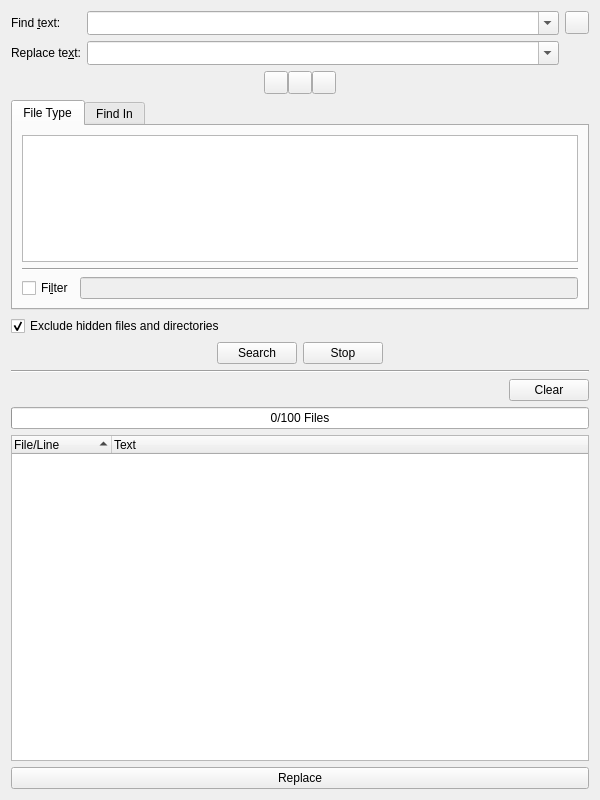
<?xml version="1.0" encoding="UTF-8"?>
<ui version="4.0">
 <class>FindFileWidget</class>
 <widget class="QWidget" name="FindFileWidget">
  <property name="geometry">
   <rect>
    <x>0</x>
    <y>0</y>
    <width>600</width>
    <height>800</height>
   </rect>
  </property>
  <layout class="QVBoxLayout" name="verticalLayout">
   <item>
    <layout class="QGridLayout" name="gridLayout_3">
     <item row="0" column="0">
      <widget class="QLabel" name="TextLabel1">
       <property name="text">
        <string>Find &amp;text:</string>
       </property>
       <property name="buddy">
        <cstring>findtextCombo</cstring>
       </property>
      </widget>
     </item>
     <item row="0" column="1">
      <widget class="QComboBox" name="findtextCombo">
       <property name="sizePolicy">
        <sizepolicy hsizetype="Expanding" vsizetype="Fixed">
         <horstretch>0</horstretch>
         <verstretch>0</verstretch>
        </sizepolicy>
       </property>
       <property name="toolTip">
        <string>Enter the search text or regular expression</string>
       </property>
       <property name="editable">
        <bool>true</bool>
       </property>
       <property name="insertPolicy">
        <enum>QComboBox::InsertAtTop</enum>
       </property>
       <property name="sizeAdjustPolicy">
        <enum>QComboBox::AdjustToMinimumContentsLengthWithIcon</enum>
       </property>
       <property name="duplicatesEnabled">
        <bool>false</bool>
       </property>
      </widget>
     </item>
     <item row="0" column="2">
      <widget class="QToolButton" name="modeToggleButton">
       <property name="toolTip">
        <string>Press to toggle the mode between find and replace mode</string>
       </property>
      </widget>
     </item>
     <item row="1" column="0">
      <widget class="QLabel" name="replaceLabel">
       <property name="text">
        <string>Replace te&amp;xt:</string>
       </property>
       <property name="buddy">
        <cstring>findtextCombo</cstring>
       </property>
      </widget>
     </item>
     <item row="1" column="1">
      <widget class="QComboBox" name="replacetextCombo">
       <property name="sizePolicy">
        <sizepolicy hsizetype="Expanding" vsizetype="Fixed">
         <horstretch>0</horstretch>
         <verstretch>0</verstretch>
        </sizepolicy>
       </property>
       <property name="toolTip">
        <string>Enter the replacement text or regular expression</string>
       </property>
       <property name="editable">
        <bool>true</bool>
       </property>
       <property name="insertPolicy">
        <enum>QComboBox::InsertAtTop</enum>
       </property>
       <property name="sizeAdjustPolicy">
        <enum>QComboBox::AdjustToMinimumContentsLengthWithIcon</enum>
       </property>
       <property name="duplicatesEnabled">
        <bool>false</bool>
       </property>
      </widget>
     </item>
    </layout>
   </item>
   <item>
    <layout class="QHBoxLayout" name="horizontalLayout_2">
     <property name="spacing">
      <number>0</number>
     </property>
     <item>
      <spacer name="horizontalSpacer_3">
       <property name="orientation">
        <enum>Qt::Horizontal</enum>
       </property>
       <property name="sizeHint" stdset="0">
        <size>
         <width>40</width>
         <height>20</height>
        </size>
       </property>
      </spacer>
     </item>
     <item>
      <widget class="QToolButton" name="caseToolButton">
       <property name="toolTip">
        <string>Select to match case sensitive</string>
       </property>
       <property name="checkable">
        <bool>true</bool>
       </property>
      </widget>
     </item>
     <item>
      <widget class="QToolButton" name="wordToolButton">
       <property name="toolTip">
        <string>Select to match whole words only</string>
       </property>
       <property name="checkable">
        <bool>true</bool>
       </property>
      </widget>
     </item>
     <item>
      <widget class="QToolButton" name="regexpToolButton">
       <property name="toolTip">
        <string>Select if the searchtext is a regular expression</string>
       </property>
       <property name="checkable">
        <bool>true</bool>
       </property>
      </widget>
     </item>
     <item>
      <spacer name="horizontalSpacer_4">
       <property name="orientation">
        <enum>Qt::Horizontal</enum>
       </property>
       <property name="sizeHint" stdset="0">
        <size>
         <width>40</width>
         <height>20</height>
        </size>
       </property>
      </spacer>
     </item>
    </layout>
   </item>
   <item>
    <widget class="QTabWidget" name="fileOptionsWidget">
     <property name="sizePolicy">
      <sizepolicy hsizetype="Expanding" vsizetype="Expanding">
       <horstretch>0</horstretch>
       <verstretch>1</verstretch>
      </sizepolicy>
     </property>
     <property name="currentIndex">
      <number>0</number>
     </property>
     <widget class="QWidget" name="fileTypeTab">
      <attribute name="title">
       <string>File Type</string>
      </attribute>
      <layout class="QVBoxLayout" name="verticalLayout_3">
       <item>
        <widget class="QListWidget" name="fileTypeList">
         <property name="minimumSize">
          <size>
           <width>0</width>
           <height>125</height>
          </size>
         </property>
         <property name="toolTip">
          <string>Select the file types to search in</string>
         </property>
         <property name="alternatingRowColors">
          <bool>true</bool>
         </property>
         <property name="selectionMode">
          <enum>QAbstractItemView::NoSelection</enum>
         </property>
         <property name="sortingEnabled">
          <bool>true</bool>
         </property>
        </widget>
       </item>
       <item>
        <widget class="Line" name="line">
         <property name="orientation">
          <enum>Qt::Horizontal</enum>
         </property>
        </widget>
       </item>
       <item>
        <layout class="QHBoxLayout" name="horizontalLayout">
         <item>
          <widget class="QCheckBox" name="filterCheckBox">
           <property name="toolTip">
            <string>Select to filter the files by a given filename pattern</string>
           </property>
           <property name="text">
            <string>Fi&amp;lter</string>
           </property>
          </widget>
         </item>
         <item>
          <widget class="QLineEdit" name="filterEdit">
           <property name="enabled">
            <bool>false</bool>
           </property>
           <property name="sizePolicy">
            <sizepolicy hsizetype="Expanding" vsizetype="Fixed">
             <horstretch>0</horstretch>
             <verstretch>0</verstretch>
            </sizepolicy>
           </property>
           <property name="toolTip">
            <string>Enter the filename wildcards separated by ';'</string>
           </property>
           <property name="clearButtonEnabled">
            <bool>true</bool>
           </property>
          </widget>
         </item>
        </layout>
       </item>
      </layout>
     </widget>
     <widget class="QWidget" name="findInTab">
      <attribute name="title">
       <string>Find In</string>
      </attribute>
      <layout class="QVBoxLayout" name="verticalLayout_2">
       <item>
        <widget class="QRadioButton" name="projectButton">
         <property name="toolTip">
          <string>Search in files of the current project</string>
         </property>
         <property name="text">
          <string>&amp;Project</string>
         </property>
         <property name="checked">
          <bool>true</bool>
         </property>
        </widget>
       </item>
       <item>
        <widget class="QRadioButton" name="dirButton">
         <property name="toolTip">
          <string>Search in files of a directory tree to be entered below</string>
         </property>
         <property name="text">
          <string>&amp;Directory tree</string>
         </property>
        </widget>
       </item>
       <item>
        <widget class="EricComboPathPicker" name="dirPicker" native="true">
         <property name="enabled">
          <bool>false</bool>
         </property>
         <property name="sizePolicy">
          <sizepolicy hsizetype="Expanding" vsizetype="Preferred">
           <horstretch>0</horstretch>
           <verstretch>0</verstretch>
          </sizepolicy>
         </property>
         <property name="focusPolicy">
          <enum>Qt::WheelFocus</enum>
         </property>
         <property name="toolTip">
          <string>Enter the directory to search in</string>
         </property>
        </widget>
       </item>
       <item>
        <widget class="QRadioButton" name="openFilesButton">
         <property name="toolTip">
          <string>Search in open files only </string>
         </property>
         <property name="text">
          <string>&amp;Open files only</string>
         </property>
        </widget>
       </item>
       <item>
        <spacer name="verticalSpacer">
         <property name="orientation">
          <enum>Qt::Vertical</enum>
         </property>
         <property name="sizeHint" stdset="0">
          <size>
           <width>20</width>
           <height>20</height>
          </size>
         </property>
        </spacer>
       </item>
      </layout>
     </widget>
    </widget>
   </item>
   <item>
    <widget class="QCheckBox" name="excludeHiddenCheckBox">
     <property name="toolTip">
      <string>Select to exclude hidden files and directories when searching a directory tree.</string>
     </property>
     <property name="text">
      <string>Exclude hidden files and directories</string>
     </property>
     <property name="checked">
      <bool>true</bool>
     </property>
    </widget>
   </item>
   <item>
    <layout class="QHBoxLayout" name="horizontalLayout_3">
     <item>
      <spacer name="horizontalSpacer_2">
       <property name="orientation">
        <enum>Qt::Horizontal</enum>
       </property>
       <property name="sizeHint" stdset="0">
        <size>
         <width>40</width>
         <height>20</height>
        </size>
       </property>
      </spacer>
     </item>
     <item>
      <widget class="QPushButton" name="findButton">
       <property name="toolTip">
        <string>Press to start the search process</string>
       </property>
       <property name="text">
        <string>Search</string>
       </property>
      </widget>
     </item>
     <item>
      <widget class="QPushButton" name="stopButton">
       <property name="toolTip">
        <string>Press to stop the current search process</string>
       </property>
       <property name="text">
        <string>Stop</string>
       </property>
      </widget>
     </item>
     <item>
      <spacer name="horizontalSpacer">
       <property name="orientation">
        <enum>Qt::Horizontal</enum>
       </property>
       <property name="sizeHint" stdset="0">
        <size>
         <width>40</width>
         <height>20</height>
        </size>
       </property>
      </spacer>
     </item>
    </layout>
   </item>
   <item>
    <widget class="Line" name="line_2">
     <property name="orientation">
      <enum>Qt::Horizontal</enum>
     </property>
    </widget>
   </item>
   <item>
    <layout class="QHBoxLayout" name="horizontalLayout_4">
     <item>
      <widget class="EricSqueezeLabelPath" name="findProgressLabel">
       <property name="sizePolicy">
        <sizepolicy hsizetype="Expanding" vsizetype="Preferred">
         <horstretch>0</horstretch>
         <verstretch>0</verstretch>
        </sizepolicy>
       </property>
       <property name="text">
        <string/>
       </property>
      </widget>
     </item>
     <item>
      <widget class="QPushButton" name="clearButton">
       <property name="toolTip">
        <string>Press to clear the search results</string>
       </property>
       <property name="text">
        <string>Clear</string>
       </property>
      </widget>
     </item>
    </layout>
   </item>
   <item>
    <widget class="QProgressBar" name="findProgress">
     <property name="toolTip">
      <string>Shows the progress of the search action</string>
     </property>
     <property name="value">
      <number>0</number>
     </property>
     <property name="orientation">
      <enum>Qt::Horizontal</enum>
     </property>
     <property name="format">
      <string>%v/%m Files</string>
     </property>
    </widget>
   </item>
   <item>
    <widget class="QTreeWidget" name="findList">
     <property name="sizePolicy">
      <sizepolicy hsizetype="Expanding" vsizetype="Expanding">
       <horstretch>0</horstretch>
       <verstretch>5</verstretch>
      </sizepolicy>
     </property>
     <property name="alternatingRowColors">
      <bool>true</bool>
     </property>
     <property name="sortingEnabled">
      <bool>true</bool>
     </property>
     <property name="columnCount">
      <number>2</number>
     </property>
     <column>
      <property name="text">
       <string>File/Line</string>
      </property>
     </column>
     <column>
      <property name="text">
       <string>Text</string>
      </property>
     </column>
    </widget>
   </item>
   <item>
    <widget class="QPushButton" name="replaceButton">
     <property name="toolTip">
      <string>Press to apply the selected replacements</string>
     </property>
     <property name="text">
      <string>Replace</string>
     </property>
    </widget>
   </item>
  </layout>
 </widget>
 <customwidgets>
  <customwidget>
   <class>EricSqueezeLabelPath</class>
   <extends>QLabel</extends>
   <header>eric7/EricWidgets/EricSqueezeLabels.h</header>
  </customwidget>
  <customwidget>
   <class>EricComboPathPicker</class>
   <extends>QWidget</extends>
   <header>eric7/EricWidgets/EricPathPicker.h</header>
   <container>1</container>
  </customwidget>
 </customwidgets>
 <tabstops>
  <tabstop>findtextCombo</tabstop>
  <tabstop>modeToggleButton</tabstop>
  <tabstop>replacetextCombo</tabstop>
  <tabstop>caseToolButton</tabstop>
  <tabstop>wordToolButton</tabstop>
  <tabstop>regexpToolButton</tabstop>
  <tabstop>fileOptionsWidget</tabstop>
  <tabstop>fileTypeList</tabstop>
  <tabstop>filterCheckBox</tabstop>
  <tabstop>filterEdit</tabstop>
  <tabstop>projectButton</tabstop>
  <tabstop>dirButton</tabstop>
  <tabstop>dirPicker</tabstop>
  <tabstop>openFilesButton</tabstop>
  <tabstop>excludeHiddenCheckBox</tabstop>
  <tabstop>findButton</tabstop>
  <tabstop>stopButton</tabstop>
  <tabstop>clearButton</tabstop>
  <tabstop>findList</tabstop>
  <tabstop>replaceButton</tabstop>
 </tabstops>
 <resources/>
 <connections>
  <connection>
   <sender>dirButton</sender>
   <signal>toggled(bool)</signal>
   <receiver>dirPicker</receiver>
   <slot>setEnabled(bool)</slot>
   <hints>
    <hint type="sourcelabel">
     <x>92</x>
     <y>185</y>
    </hint>
    <hint type="destinationlabel">
     <x>90</x>
     <y>211</y>
    </hint>
   </hints>
  </connection>
  <connection>
   <sender>filterCheckBox</sender>
   <signal>toggled(bool)</signal>
   <receiver>filterEdit</receiver>
   <slot>setEnabled(bool)</slot>
   <hints>
    <hint type="sourcelabel">
     <x>52</x>
     <y>261</y>
    </hint>
    <hint type="destinationlabel">
     <x>101</x>
     <y>258</y>
    </hint>
   </hints>
  </connection>
 </connections>
</ui>
